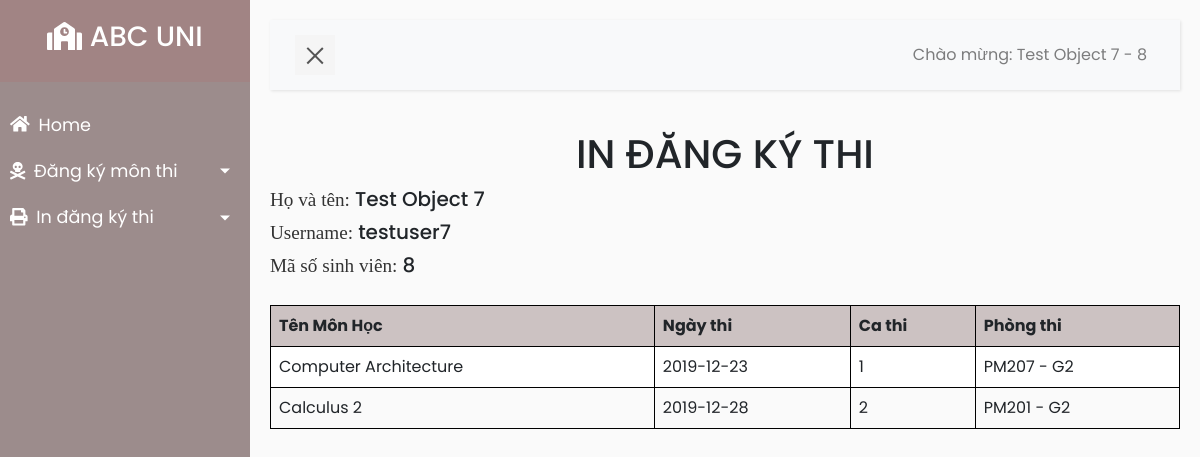
/student.php?location=indangky (signed in), run on the app's committed database.
### tables this page shows
CREATE TABLE `cathi` (
  `cathi_id` int(11) NOT NULL,
  `room_id` int(11) NOT NULL,
  `hocphan_id` int(11) NOT NULL,
  `kythi_id` int(11) NOT NULL,
  `ngaythi` date NOT NULL,
  `cathi` int(11) NOT NULL
);

CREATE TABLE `hocphan` (
  `hocphan_id` int(11) NOT NULL,
  `ten_mon_hoc` varchar(100) NOT NULL,
  `teacher_id` int(11) NOT NULL DEFAULT '1'
);

CREATE TABLE `room` (
  `room_id` int(11) NOT NULL,
  `room_name` varchar(45) NOT NULL,
  `max_slot` int(11) NOT NULL
);

### core/data/PDOdata.php (called while the page is built, shortened)
<?php
class PDOData {
  private $db = null;
  private $servername = "localhost:3307";
  private $database = "abcuni_db";
  private $username = "root";
  private $password = "quangtuan99";
  public function __construct() {
    try {
      $this->db = new PDO("mysql:host=$this->servername;dbname=$this->database", $this->username, $this->password);
    } catch(PDOException $e) { echo $e->getMessage();	}
  }
  public function __destruct() {
    try {
      $this->db = null;
    } catch(PDOException $e) { echo $e->getMessage();	}
  }
  public function doPreparedQuery($queryTmpl, $paras) {
    $ret = array();
    try {
      $stmt = $this->db->prepare($queryTmpl);
      foreach ($paras as $k=>$v) $stmt->bindValue($k+1, $v);
      $stmt->execute();
      while ($row = $stmt->fetch(PDO::FETCH_ASSOC)) {
        $ret[] = $row;
      }
    } catch(PDOException $e) {	echo $e; }
    return $ret;
  }
}

### student/Model/Student.php (called while the page is built, shortened)
<?php
require_once("core/data/PDOData.php");
class Student{
  public function getExamByStudent($sv_id) {
    $db = new PDOData();
    $ret = $db->doPreparedQuery("
      select c.cathi_id, r.room_name, h.ten_mon_hoc, c.ngaythi, c.cathi, s.sv_id, k.kythi_id, k.ten_ky_thi
      from cathi c
      inner join room r on r.room_id = c.room_id
      inner join hocphan h on h.hocphan_id = c.hocphan_id
      inner join sv_cathi s on s.cathi_id = c.cathi_id
      inner join kythi k on c.kythi_id = k.kythi_id
      where s.sv_id = ? and k.kythi_id = (select kythi_id from kythi order by kythi_id desc limit 1)
      order by c.ngaythi, c.cathi asc;
    ", array($sv_id));
    return $ret;
  }
}

### student/view/StudentView.php (the view, shortened to what this page needs)
<?php
class StudentView {
  private $data;
  public function __construct($data) {
    $this->data = $data;
  }
  public function studentExamListView() {
    $html = "";
    $html .= '
    <h1 class="text-center">IN ĐĂNG KÝ THI</h1>
    <p style="display:inline-block;">Họ và tên: <h5 style="display:inline-block; margin-left: 5px;"> '.$_SESSION["fullname"].'</h5></p>
    <p style="display:inline-block;">Username: <h5 style="display:inline-block; margin-left: 5px;"> '.$_SESSION["username"].'</h5></p>
    <p style="display:inline-block;">Mã số sinh viên: <h5 style="display:inline-block; margin-left: 5px;"> '.$_SESSION["user_id"].'</h5></p>
    ';
    $html .= '
    <div>
    <div id="table-wrapper">
    <div id="table-scroll">
    <table>
    <tr>
    <th>Tên Môn Học</th>
    <th>Ngày thi</th>
    <th>Ca thi</th>
    <th>Phòng thi</th>
    </tr>';
    foreach ($this->data as $row){
      $html .= '
      <tr>
      <td>'.$row["ten_mon_hoc"].'</td>
      <td>'.$row["ngaythi"].'</td>
      <td>'.$row["cathi"].'</td>
      <td>'.$row["room_name"].'</td>
      </tr>
      ';
    }
    $html.='
    </table>
    </div>
    </div>
    </div>';
    return $html;
  }
}
?>

### css/style5.css (style rules this page uses)
body { font-family: 'Poppins', sans-serif; background: #fafafa; }
p { font-family: 'Poppins', sans-serif; font-size: 1.1em; font-weight: 300; margin: 0px; color: #333333; }
#content p { font-family: serif; font-size: 120%; }
table { height: 100px; border-collapse: collapse; border-spacing: 0; width: 100%; border: 1px solid #ddd; }
th { background: #ccc2c2; }
th, td { text-align: left; padding: 8px; }
tr:nth-child(even) { background-color: #fff }
table, th, td { border: 1px solid black; border-collapse: collapse; }
th, td { */ padding: 15px; text-align: left; }
#table-wrapper { position:relative; }
#table-scroll { height:500px; overflow:auto; margin-top:20px; }
#table-wrapper table { width:100%; }

### data on the page
cathi: hocphan.ten_mon_hoc "Computer Architecture", ngaythi "2019-12-23", cathi "1", room.room_name "PM207 - G2"
cathi: hocphan.ten_mon_hoc "Calculus 2", ngaythi "2019-12-28", cathi "2", room.room_name "PM201 - G2"

### other printed values
$_SESSION["fullname"] "Test Object 7"
$_SESSION["user_id"] "8"
$_SESSION["username"] "testuser7"
